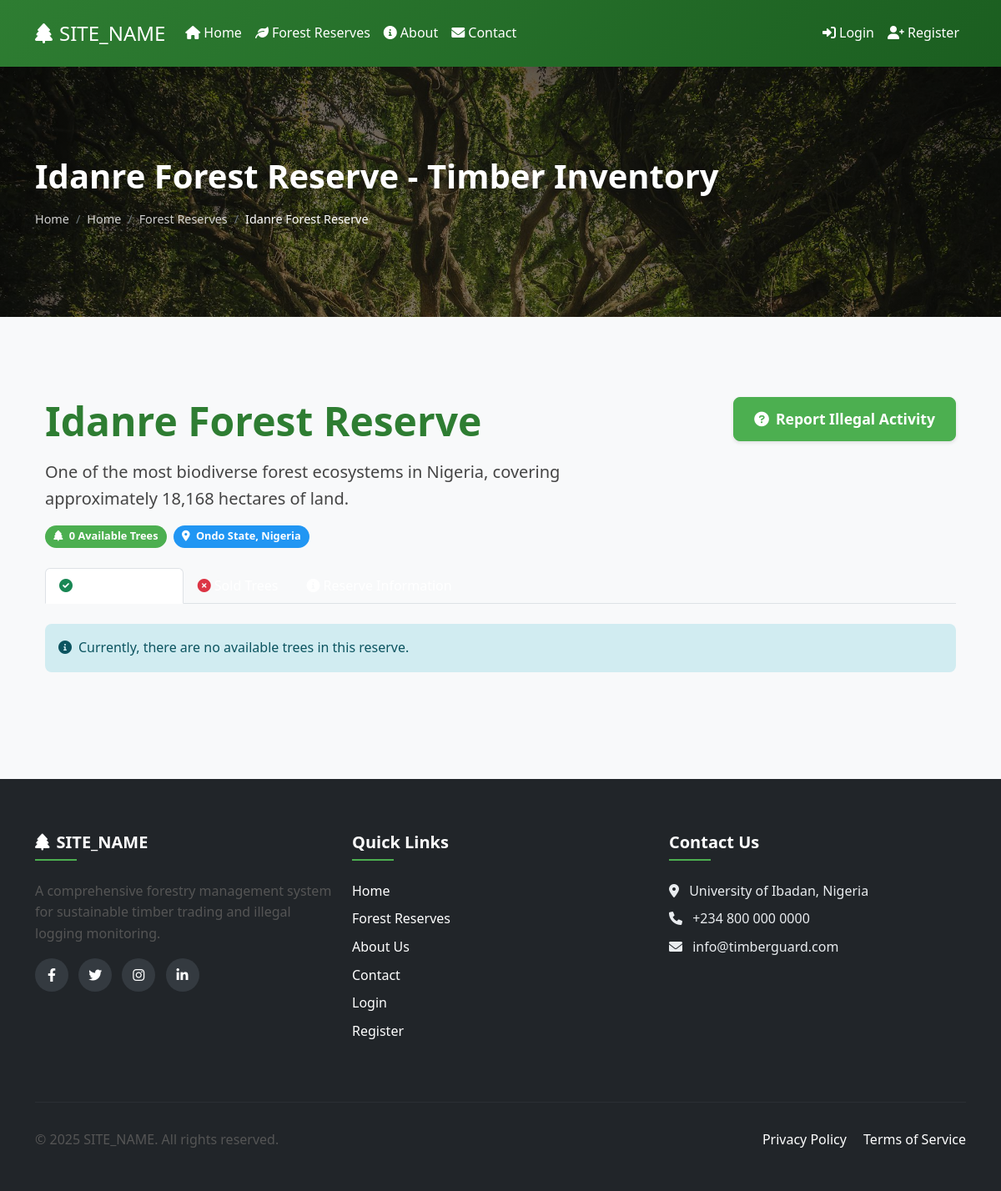
/reserves/idanre.php, run on the app's committed database.
### tables this page shows
CREATE TABLE forest_reserves (
    id INT AUTO_INCREMENT PRIMARY KEY,
    reserve_name VARCHAR(100) NOT NULL,
    location VARCHAR(255) NOT NULL,
    description TEXT,
    created_at TIMESTAMP DEFAULT CURRENT_TIMESTAMP,
    INDEX idx_location (location)
);

### includes/auth.php (called while the page is built, shortened)
<?php
function is_logged_in() {
    return isset($_SESSION['user_id']) && !empty($_SESSION['user_id']);
}
?>

### reserves/idanre.php (the view, shortened to what this page needs)
<?php
require_once '../includes/auth.php';
$page_title = "Idanre Forest Reserve - Timber Inventory";
$breadcrumb = [
    ['title' => 'Home', 'url' => 'index.php', 'active' => false],
    ['title' => 'Forest Reserves', 'url' => '#', 'active' => false],
    ['title' => 'Idanre Forest Reserve', 'url' => '', 'active' => true]
];
global $conn;
$forest_reserve_id = 1;
$trees = [];
$sql = "SELECT * FROM forest_reserves WHERE id = ?";
$stmt = $conn->prepare($sql);
$stmt->bind_param("i", $forest_reserve_id);
$stmt->execute();
$reserve = $stmt->get_result()->fetch_assoc();
?>
<?php include '../includes/header.php'; ?>
<div class="container py-5">
    <div class="row mb-4">
        <div class="col-md-8">
            <h1 class="display-5 fw-bold"><?php echo $reserve['reserve_name']; ?></h1>
            <p class="lead"><?php echo $reserve['description']; ?></p>
            <div class="d-flex gap-2 mt-3">
                <span class="badge bg-success"><i class="fas fa-tree me-1"></i> <?php echo count($trees); ?> Available Trees</span>
                <span class="badge bg-primary"><i class="fas fa-map-marker-alt me-1"></i> <?php echo $reserve['location']; ?></span>
            </div>
        </div>
        <div class="col-md-4 text-md-end">
            <a href="#" class="btn btn-success btn-lg px-4">
                <i class="fas fa-question-circle me-2"></i>Report Illegal Activity
            </a>
        </div>
    </div>
    <div class="row">
        <div class="col-md-12 mb-4">
            <ul class="nav nav-tabs" id="reserveTabs" role="tablist">
                <li class="nav-item" role="presentation">
                    <button class="nav-link active" id="available-tab" data-bs-toggle="tab" data-bs-target="#available" type="button" role="tab" aria-controls="available" aria-selected="true">
                        <i class="fas fa-check-circle me-1 text-success"></i>Available Trees
                    </button>
                </li>
                <li class="nav-item" role="presentation">
                    <button class="nav-link" id="sold-tab" data-bs-toggle="tab" data-bs-target="#sold" type="button" role="tab" aria-controls="sold" aria-selected="false">
                        <i class="fas fa-times-circle me-1 text-danger"></i>Sold Trees
                    </button>
                </li>
                <li class="nav-item" role="presentation">
                    <button class="nav-link" id="info-tab" data-bs-toggle="tab" data-bs-target="#info" type="button" role="tab" aria-controls="info" aria-selected="false">
                        <i class="fas fa-info-circle me-1"></i>Reserve Information
                    </button>
                </li>
            </ul>
        </div>
    </div>
    <div class="tab-content" id="reserveTabsContent">
        <div class="tab-pane fade show active" id="available" role="tabpanel" aria-labelledby="available-tab">
            <?php if (empty($trees)): ?>
                <div class="alert alert-info">
                    <i class="fas fa-info-circle me-2"></i>Currently, there are no available trees in this reserve.
                </div>
            <?php endif; ?>
        </div>
    </div>
</div>
<?php include '../includes/footer.php'; ?>

### includes/header.php (shortened to what this page needs)
<?php
require_once 'auth.php';
?>
<!DOCTYPE html>
<html lang="en">
<head>
    <link href="<?php echo BASE_URL; ?>assets/css/bootstrap.min.css" rel="stylesheet">
    <link href="<?php echo BASE_URL; ?>assets/css/style.css" rel="stylesheet">
    <link rel="stylesheet" href="https://cdnjs.cloudflare.com/ajax/libs/font-awesome/6.0.0/css/all.min.css">
</head>
<body>
    <nav class="navbar navbar-expand-lg navbar-dark">
        <div class="container">
            <a class="navbar-brand" href="<?php echo BASE_URL; ?>index.php">
                <i class="fas fa-tree me-2"></i><?php echo SITE_NAME; ?>
            </a>
            <div class="collapse navbar-collapse" id="navbarNav">
                <ul class="navbar-nav me-auto">
                    <li class="nav-item">
                        <a class="nav-link" href="<?php echo BASE_URL; ?>index.php"><i class="fas fa-home me-1"></i>Home</a>
                    </li>
                    <li class="nav-item">
                        <a class="nav-link" href="<?php echo BASE_URL; ?>reserve_list.php"><i class="fas fa-leaf me-1"></i>Forest Reserves</a>
                    </li>
                    <li class="nav-item">
                        <a class="nav-link" href="<?php echo BASE_URL; ?>about.php"><i class="fas fa-info-circle me-1"></i>About</a>
                    </li>
                    <li class="nav-item">
                        <a class="nav-link" href="<?php echo BASE_URL; ?>contact.php"><i class="fas fa-envelope me-1"></i>Contact</a>
                    </li>
                </ul>
                <ul class="navbar-nav">
                    <?php if (is_logged_in()): ?>
                        <li class="nav-item dropdown">
                            <a class="nav-link dropdown-toggle" href="#" id="navbarDropdown" role="button" data-bs-toggle="dropdown" aria-expanded="false">
                                <i class="fas fa-user me-1"></i><?php echo $_SESSION['name']; ?>
                            </a>
                            <ul class="dropdown-menu dropdown-menu-end">
                                <?php if (has_role('admin') || has_role('forest manager')): ?>
                                    <li><a class="dropdown-item" href="<?php echo BASE_URL; ?>admin/index.php"><i class="fas fa-cog me-2"></i>Admin Dashboard</a></li>
                                <?php else: ?>
                                    <li><a class="dropdown-item" href="<?php echo BASE_URL; ?>user/index.php"><i class="fas fa-user-circle me-2"></i>User Dashboard</a></li>
                                <?php endif; ?>
                                <li><a class="dropdown-item" href="<?php echo BASE_URL; ?>user/profile.php"><i class="fas fa-user-edit me-2"></i>Profile</a></li>
                                <li><a class="dropdown-item" href="<?php echo BASE_URL; ?>user/transactions.php"><i class="fas fa-receipt me-2"></i>Transactions</a></li>
                                <li><hr class="dropdown-divider"></li>
                                <li><a class="dropdown-item" href="<?php echo BASE_URL; ?>logout.php"><i class="fas fa-sign-out-alt me-2"></i>Logout</a></li>
                            </ul>
                        </li>
                    <?php else: ?>
                        <li class="nav-item">
                            <a class="nav-link" href="<?php echo BASE_URL; ?>login.php"><i class="fas fa-sign-in-alt me-1"></i>Login</a>
                        </li>
                        <li class="nav-item">
                            <a class="nav-link" href="<?php echo BASE_URL; ?>register.php"><i class="fas fa-user-plus me-1"></i>Register</a>
                        </li>
                    <?php endif; ?>
                </ul>
            </div>
        </div>
    </nav>
    <?php if (!isset($hide_banner) || !$hide_banner): ?>
    <section class="page-banner" style="background: linear-gradient(rgba(0,0,0,0.5), rgba(0,0,0,0.5)), url('<?php echo BASE_URL; ?>assets/img/placeholder/forest.jpg'); background-size: cover; height: 300px; display: flex; align-items: center; color: white;">
        <div class="container">
            <div class="row">
                <div class="col-md-12">
                    <h1><?php echo isset($page_title) ? $page_title : 'TimberGuard'; ?></h1>
                    <nav aria-label="breadcrumb">
                        <ol class="breadcrumb">
                            <li class="breadcrumb-item"><a href="<?php echo BASE_URL; ?>index.php" style="color: white;">Home</a></li>
                            <?php if (isset($breadcrumb)): ?>
                                <?php foreach ($breadcrumb as $item): ?>
                                    <li class="breadcrumb-item <?php echo $item['active'] ? 'active' : ''; ?>" aria-current="<?php echo $item['active'] ? 'page' : 'false'; ?>">
                                        <?php if ($item['active']): ?>
                                            <?php echo $item['title']; ?>
                                        <?php else: ?>
                                            <a href="<?php echo BASE_URL . $item['url']; ?>" style="color: white;"><?php echo $item['title']; ?></a>
                                        <?php endif; ?>
                                    </li>
                                <?php endforeach; ?>
                            <?php else: ?>
                                <li class="breadcrumb-item active" aria-current="page">
                                    <?php echo isset($page_title) ? $page_title : 'Page'; ?>
                                </li>
                            <?php endif; ?>
                        </ol>
                    </nav>
                </div>
            </div>
        </div>
    </section>
    <?php endif; ?>
    <main class="container my-5">

### assets/css/style.css (style rules this page uses)
* { margin: 0; padding: 0; box-sizing: border-box; }
body { font-family: 'Segoe UI', Tahoma, Geneva, Verdana, sans-serif; line-height: 1.6; color: #333; background-color: #f8f9fa; }
a { text-decoration: none; transition: all 0.3s ease; }
h1, h2, h3, h4, h5, h6 { font-weight: 700; line-height: 1.2; margin-bottom: 1rem; color: #2e7d32; }
h1 { font-size: 2.5rem; }
p { margin-bottom: 1rem; color: #555; }
.lead { font-size: 1.25rem; font-weight: 500; color: #444; }
.btn { border-radius: 8px; font-weight: 600; padding: 0.75rem 1.5rem; transition: all 0.3s ease; box-shadow: 0 2px 4px rgba(0,0,0,0.1); }
.btn-success { background-color: #4caf50 !important; border-color: #4caf50 !important; }
.btn-lg { padding: 0.75rem 2rem; font-size: 1.1rem; }
.badge { border-radius: 50px; padding: 0.5em 0.8em; font-weight: 600; font-size: 0.8rem; }
.badge.bg-success { background-color: #4caf50 !important; }
.badge.bg-primary { background-color: #2196f3 !important; }
.alert { border-radius: 8px; border: none; font-weight: 500; }
.alert-info { background-color: #d1ecf1; color: #0c5460; border-color: #bee5eb; }
.navbar { padding: 1rem 0; box-shadow: 0 2px 10px rgba(0,0,0,0.1); }
.navbar-brand { font-size: 1.5rem; font-weight: 700; }
.nav-link { font-weight: 500; padding: 0.5rem 1rem; position: relative; }
.breadcrumb { background-color: transparent; padding: 0; margin: 0; }
.breadcrumb-item { font-size: 0.9rem; }
.breadcrumb-item + .breadcrumb-item::before { color: #6c757d; }
.breadcrumb-item.active { color: #6c757d; }
.page-banner { background: linear-gradient(rgba(0,0,0,0.6), rgba(0,0,0,0.6)), url('../img/forest-banner.jpg'); background-size: cover; background-position: center; min-height: 300px; display: flex; align-items: center; color: white; margin-bottom: 2rem; }
.page-banner h1 { color: white; font-size: 2.5rem; }
.breadcrumb a { color: rgba(255,255,255,0.8) !important; }
.breadcrumb .breadcrumb-item.active { color: white !important; }

### data on the page
forest_reserves: reserve_name "Idanre Forest Reserve", description "One of the most biodiverse forest ecosystems in Nigeria, covering approximately 18,168 hectares of land.", location "Ondo State, Nigeria"

### other printed values
SITE_NAME "SITE_NAME"
$page_title "Idanre Forest Reserve - Timber Inventory"
$item['title'] "Home"
$item['title'] "Forest Reserves"
count($trees) "0"
